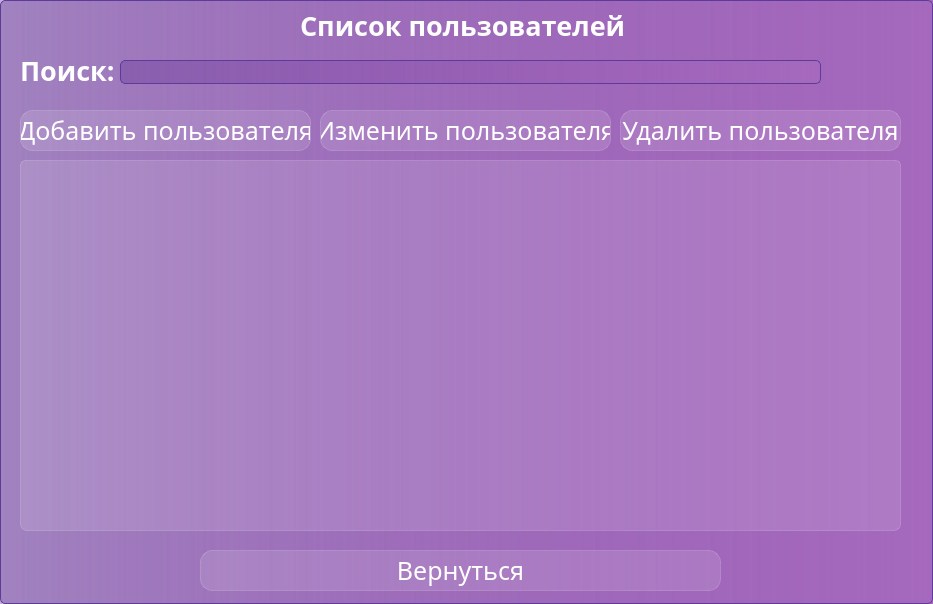
<?xml version="1.0" encoding="UTF-8"?>
<ui version="4.0">
 <class>PersonsWindowAdmin</class>
 <widget class="QWidget" name="PersonsWindowAdmin">
  <property name="geometry">
   <rect>
    <x>0</x>
    <y>0</y>
    <width>933</width>
    <height>604</height>
   </rect>
  </property>
  <property name="minimumSize">
   <size>
    <width>933</width>
    <height>604</height>
   </size>
  </property>
  <property name="maximumSize">
   <size>
    <width>933</width>
    <height>604</height>
   </size>
  </property>
  <property name="windowTitle">
   <string>Dialog</string>
  </property>
  <property name="styleSheet">
   <string notr="true">background-color:  qlineargradient( spread:pad,  x1:0, y1:0, x2:1, y2:0,  stop:0 rgba(105, 57, 153, 100),  stop:1 rgba(165, 105, 189, 255));  border: 1px solid #5D3B9B;  border-radius: 5px;
font-family: Everlasting;</string>
  </property>
  <widget class="QTableView" name="tableView">
   <property name="geometry">
    <rect>
     <x>20</x>
     <y>160</y>
     <width>881</width>
     <height>371</height>
    </rect>
   </property>
   <property name="styleSheet">
    <string notr="true">QTableView {
  background-color: rgba(255, 255, 255, 30);
	border: 1px solid rgba(255, 255, 255, 40);
	border-bottom-right-radius: 7px;
	border-bottom-left-radius: 7px;
}

QTableView::item {
	border: none;
	color: white;
	background-color: rgba(255, 255, 255, 10);
}

QTableView::item:selected {
    background-color: rgba(255, 255, 255, 40); /* Цвет фона для выделенных элементов */
	color: white;
}

QTableView::item:hover {
    background-color: rgba(255,255,255,40); /* Цвет фона при наведении курсора */
}

QHeaderView::section {
	background-color: rgba(255, 255, 255, 60);
	color: white;
	border: none;
	font-size: 14pt;
}
</string>
   </property>
  </widget>
  <widget class="QLabel" name="label_5">
   <property name="geometry">
    <rect>
     <x>300</x>
     <y>10</y>
     <width>331</width>
     <height>31</height>
    </rect>
   </property>
   <property name="styleSheet">
    <string notr="true">color: white;
font-weight: bold;
border: none;
font-size: 20pt;
background-color: none;</string>
   </property>
   <property name="text">
    <string>Список пользователей</string>
   </property>
  </widget>
  <widget class="QLabel" name="label_6">
   <property name="geometry">
    <rect>
     <x>20</x>
     <y>60</y>
     <width>101</width>
     <height>21</height>
    </rect>
   </property>
   <property name="styleSheet">
    <string notr="true">color: white;
font-weight: bold;
border: none;
font-size: 20pt;
background-color: none;</string>
   </property>
   <property name="text">
    <string>Поиск:</string>
   </property>
  </widget>
  <widget class="QLineEdit" name="Search">
   <property name="geometry">
    <rect>
     <x>120</x>
     <y>60</y>
     <width>701</width>
     <height>24</height>
    </rect>
   </property>
  </widget>
  <widget class="QPushButton" name="Return_button_Clicked">
   <property name="geometry">
    <rect>
     <x>200</x>
     <y>550</y>
     <width>521</width>
     <height>41</height>
    </rect>
   </property>
   <property name="styleSheet">
    <string notr="true">QPushButton {
color: white;
background-color: rgba(255,255,255,30);
border: 1px solid rgba(255,255,255,40);
border-radius: 12px;
font-size: 19pt;
} 
QPushButton:hover{
background-color: rgba(255,255,255,40);
}

QPushButton:pressed{
background-color: rgba(255,255,255,70);
}</string>
   </property>
   <property name="text">
    <string>Вернуться</string>
   </property>
  </widget>
  <widget class="QPushButton" name="AddPerson_button_Clicked">
   <property name="geometry">
    <rect>
     <x>20</x>
     <y>110</y>
     <width>291</width>
     <height>41</height>
    </rect>
   </property>
   <property name="styleSheet">
    <string notr="true">QPushButton {
color: white;
background-color: rgba(255,255,255,30);
border: 1px solid rgba(255,255,255,40);
border-radius: 12px;
width: 230px;
height: 50px;
font-size: 19pt;
} 
QPushButton:hover{
background-color: rgba(255,255,255,40);
}

QPushButton:pressed{
background-color: rgba(255,255,255,70);
}</string>
   </property>
   <property name="text">
    <string>Добавить пользователя</string>
   </property>
  </widget>
  <widget class="QPushButton" name="changePersons_button_Clicked">
   <property name="geometry">
    <rect>
     <x>320</x>
     <y>110</y>
     <width>291</width>
     <height>41</height>
    </rect>
   </property>
   <property name="styleSheet">
    <string notr="true">QPushButton {
color: white;
background-color: rgba(255,255,255,30);
border: 1px solid rgba(255,255,255,40);
border-radius: 12px;
width: 230px;
height: 50px;
font-size: 19pt;
} 
QPushButton:hover{
background-color: rgba(255,255,255,40);
}

QPushButton:pressed{
background-color: rgba(255,255,255,70);
}</string>
   </property>
   <property name="text">
    <string>Изменить пользователя</string>
   </property>
  </widget>
  <widget class="QPushButton" name="deletePerson_button_Clicked">
   <property name="geometry">
    <rect>
     <x>620</x>
     <y>110</y>
     <width>281</width>
     <height>41</height>
    </rect>
   </property>
   <property name="styleSheet">
    <string notr="true">QPushButton {
color: white;
background-color: rgba(255,255,255,30);
border: 1px solid rgba(255,255,255,40);
border-radius: 12px;
width: 230px;
height: 50px;
font-size: 19pt;
} 
QPushButton:hover{
background-color: rgba(255,255,255,40);
}

QPushButton:pressed{
background-color: rgba(255,255,255,70);
}</string>
   </property>
   <property name="text">
    <string>Удалить пользователя</string>
   </property>
  </widget>
 </widget>
 <resources/>
 <connections/>
</ui>
